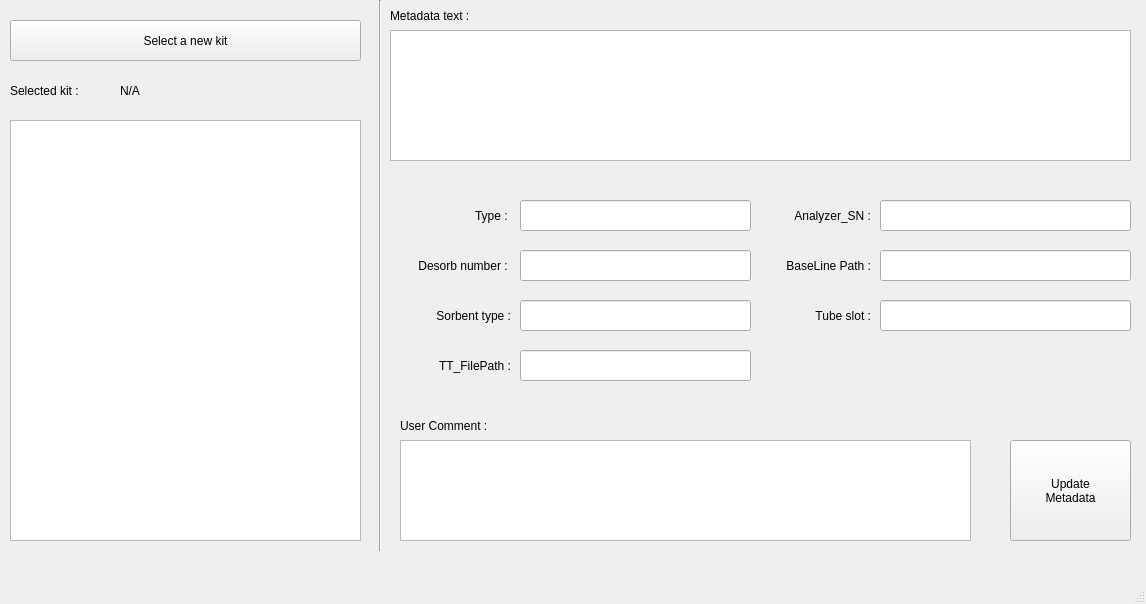
<?xml version="1.0" encoding="UTF-8"?>
<ui version="4.0">
 <class>MainWindow</class>
 <widget class="QMainWindow" name="MainWindow">
  <property name="geometry">
   <rect>
    <x>0</x>
    <y>0</y>
    <width>1146</width>
    <height>604</height>
   </rect>
  </property>
  <property name="windowTitle">
   <string>MainWindow</string>
  </property>
  <property name="autoFillBackground">
   <bool>false</bool>
  </property>
  <widget class="QWidget" name="centralwidget">
   <widget class="QPushButton" name="pushButton">
    <property name="geometry">
     <rect>
      <x>10</x>
      <y>20</y>
      <width>351</width>
      <height>41</height>
     </rect>
    </property>
    <property name="font">
     <font>
      <pointsize>9</pointsize>
     </font>
    </property>
    <property name="autoFillBackground">
     <bool>true</bool>
    </property>
    <property name="text">
     <string>Select a new kit</string>
    </property>
   </widget>
   <widget class="QLabel" name="label">
    <property name="geometry">
     <rect>
      <x>10</x>
      <y>70</y>
      <width>101</width>
      <height>41</height>
     </rect>
    </property>
    <property name="font">
     <font>
      <pointsize>9</pointsize>
     </font>
    </property>
    <property name="text">
     <string>Selected kit : </string>
    </property>
   </widget>
   <widget class="QLabel" name="label_2">
    <property name="geometry">
     <rect>
      <x>120</x>
      <y>70</y>
      <width>231</width>
      <height>41</height>
     </rect>
    </property>
    <property name="font">
     <font>
      <pointsize>9</pointsize>
     </font>
    </property>
    <property name="text">
     <string>N/A</string>
    </property>
   </widget>
   <widget class="QListWidget" name="listWidget">
    <property name="geometry">
     <rect>
      <x>10</x>
      <y>120</y>
      <width>351</width>
      <height>421</height>
     </rect>
    </property>
    <property name="font">
     <font>
      <pointsize>9</pointsize>
     </font>
    </property>
   </widget>
   <widget class="Line" name="line">
    <property name="geometry">
     <rect>
      <x>370</x>
      <y>0</y>
      <width>20</width>
      <height>551</height>
     </rect>
    </property>
    <property name="font">
     <font>
      <pointsize>9</pointsize>
     </font>
    </property>
    <property name="orientation">
     <enum>Qt::Vertical</enum>
    </property>
   </widget>
   <widget class="QLabel" name="label_3">
    <property name="geometry">
     <rect>
      <x>390</x>
      <y>0</y>
      <width>121</width>
      <height>31</height>
     </rect>
    </property>
    <property name="font">
     <font>
      <pointsize>9</pointsize>
     </font>
    </property>
    <property name="text">
     <string>Metadata text :</string>
    </property>
   </widget>
   <widget class="QPlainTextEdit" name="plainTextEdit">
    <property name="geometry">
     <rect>
      <x>390</x>
      <y>30</y>
      <width>741</width>
      <height>131</height>
     </rect>
    </property>
    <property name="font">
     <font>
      <pointsize>9</pointsize>
     </font>
    </property>
   </widget>
   <widget class="QLabel" name="label_4">
    <property name="geometry">
     <rect>
      <x>390</x>
      <y>200</y>
      <width>121</width>
      <height>31</height>
     </rect>
    </property>
    <property name="font">
     <font>
      <pointsize>9</pointsize>
     </font>
    </property>
    <property name="text">
     <string>Type : </string>
    </property>
    <property name="alignment">
     <set>Qt::AlignRight|Qt::AlignTrailing|Qt::AlignVCenter</set>
    </property>
   </widget>
   <widget class="QLineEdit" name="lineEdit">
    <property name="geometry">
     <rect>
      <x>520</x>
      <y>200</y>
      <width>231</width>
      <height>31</height>
     </rect>
    </property>
    <property name="font">
     <font>
      <pointsize>9</pointsize>
     </font>
    </property>
   </widget>
   <widget class="QLineEdit" name="lineEdit_2">
    <property name="geometry">
     <rect>
      <x>520</x>
      <y>250</y>
      <width>231</width>
      <height>31</height>
     </rect>
    </property>
    <property name="font">
     <font>
      <pointsize>9</pointsize>
     </font>
    </property>
   </widget>
   <widget class="QLabel" name="label_5">
    <property name="geometry">
     <rect>
      <x>390</x>
      <y>250</y>
      <width>121</width>
      <height>31</height>
     </rect>
    </property>
    <property name="font">
     <font>
      <pointsize>9</pointsize>
     </font>
    </property>
    <property name="text">
     <string>Desorb number : </string>
    </property>
    <property name="alignment">
     <set>Qt::AlignRight|Qt::AlignTrailing|Qt::AlignVCenter</set>
    </property>
   </widget>
   <widget class="QLineEdit" name="lineEdit_3">
    <property name="geometry">
     <rect>
      <x>520</x>
      <y>300</y>
      <width>231</width>
      <height>31</height>
     </rect>
    </property>
    <property name="font">
     <font>
      <pointsize>9</pointsize>
     </font>
    </property>
   </widget>
   <widget class="QLabel" name="label_6">
    <property name="geometry">
     <rect>
      <x>390</x>
      <y>300</y>
      <width>121</width>
      <height>31</height>
     </rect>
    </property>
    <property name="font">
     <font>
      <pointsize>9</pointsize>
     </font>
    </property>
    <property name="text">
     <string>Sorbent type :</string>
    </property>
    <property name="alignment">
     <set>Qt::AlignRight|Qt::AlignTrailing|Qt::AlignVCenter</set>
    </property>
   </widget>
   <widget class="QLineEdit" name="lineEdit_4">
    <property name="geometry">
     <rect>
      <x>520</x>
      <y>350</y>
      <width>231</width>
      <height>31</height>
     </rect>
    </property>
    <property name="font">
     <font>
      <pointsize>9</pointsize>
     </font>
    </property>
   </widget>
   <widget class="QLabel" name="label_7">
    <property name="geometry">
     <rect>
      <x>390</x>
      <y>350</y>
      <width>121</width>
      <height>31</height>
     </rect>
    </property>
    <property name="font">
     <font>
      <pointsize>9</pointsize>
     </font>
    </property>
    <property name="text">
     <string>TT_FilePath :</string>
    </property>
    <property name="alignment">
     <set>Qt::AlignRight|Qt::AlignTrailing|Qt::AlignVCenter</set>
    </property>
   </widget>
   <widget class="QLineEdit" name="lineEdit_5">
    <property name="geometry">
     <rect>
      <x>880</x>
      <y>200</y>
      <width>251</width>
      <height>31</height>
     </rect>
    </property>
    <property name="font">
     <font>
      <pointsize>9</pointsize>
     </font>
    </property>
   </widget>
   <widget class="QLabel" name="label_8">
    <property name="geometry">
     <rect>
      <x>750</x>
      <y>200</y>
      <width>121</width>
      <height>31</height>
     </rect>
    </property>
    <property name="font">
     <font>
      <pointsize>9</pointsize>
     </font>
    </property>
    <property name="text">
     <string>Analyzer_SN :</string>
    </property>
    <property name="alignment">
     <set>Qt::AlignRight|Qt::AlignTrailing|Qt::AlignVCenter</set>
    </property>
   </widget>
   <widget class="QLineEdit" name="lineEdit_6">
    <property name="geometry">
     <rect>
      <x>880</x>
      <y>250</y>
      <width>251</width>
      <height>31</height>
     </rect>
    </property>
    <property name="font">
     <font>
      <pointsize>9</pointsize>
     </font>
    </property>
   </widget>
   <widget class="QLabel" name="label_9">
    <property name="geometry">
     <rect>
      <x>750</x>
      <y>250</y>
      <width>121</width>
      <height>31</height>
     </rect>
    </property>
    <property name="font">
     <font>
      <pointsize>9</pointsize>
     </font>
    </property>
    <property name="text">
     <string>BaseLine Path :</string>
    </property>
    <property name="alignment">
     <set>Qt::AlignRight|Qt::AlignTrailing|Qt::AlignVCenter</set>
    </property>
   </widget>
   <widget class="QLineEdit" name="lineEdit_7">
    <property name="geometry">
     <rect>
      <x>880</x>
      <y>300</y>
      <width>251</width>
      <height>31</height>
     </rect>
    </property>
    <property name="font">
     <font>
      <pointsize>9</pointsize>
     </font>
    </property>
   </widget>
   <widget class="QLabel" name="label_10">
    <property name="geometry">
     <rect>
      <x>750</x>
      <y>300</y>
      <width>121</width>
      <height>31</height>
     </rect>
    </property>
    <property name="font">
     <font>
      <pointsize>9</pointsize>
     </font>
    </property>
    <property name="text">
     <string>Tube slot :</string>
    </property>
    <property name="alignment">
     <set>Qt::AlignRight|Qt::AlignTrailing|Qt::AlignVCenter</set>
    </property>
   </widget>
   <widget class="QPlainTextEdit" name="plainTextEdit_2">
    <property name="geometry">
     <rect>
      <x>400</x>
      <y>440</y>
      <width>571</width>
      <height>101</height>
     </rect>
    </property>
    <property name="font">
     <font>
      <pointsize>9</pointsize>
     </font>
    </property>
   </widget>
   <widget class="QLabel" name="label_11">
    <property name="geometry">
     <rect>
      <x>400</x>
      <y>410</y>
      <width>121</width>
      <height>31</height>
     </rect>
    </property>
    <property name="font">
     <font>
      <pointsize>9</pointsize>
     </font>
    </property>
    <property name="text">
     <string>User Comment :</string>
    </property>
   </widget>
   <widget class="QPushButton" name="pushButton_2">
    <property name="geometry">
     <rect>
      <x>1010</x>
      <y>440</y>
      <width>121</width>
      <height>101</height>
     </rect>
    </property>
    <property name="font">
     <font>
      <pointsize>9</pointsize>
     </font>
    </property>
    <property name="autoFillBackground">
     <bool>true</bool>
    </property>
    <property name="text">
     <string>Update
Metadata</string>
    </property>
   </widget>
  </widget>
  <widget class="QMenuBar" name="menubar">
   <property name="geometry">
    <rect>
     <x>0</x>
     <y>0</y>
     <width>1146</width>
     <height>26</height>
    </rect>
   </property>
  </widget>
  <widget class="QStatusBar" name="statusbar"/>
 </widget>
 <resources/>
 <connections/>
</ui>
